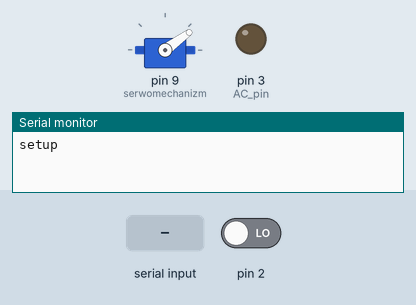
This program was run on a simulated Arduino Uno, built with avr-gcc and run on an emulated ATmega328P. On the bench: servo, output pins drawn as LEDs (lit = HIGH), the last lines printed to the serial monitor. The test bench sets the inputs (shaded band); at power-on: pin 2 LOW.

Above: at 1.25 s.
1.3 s: pin 2 driven HIGH
At 1.5 s:
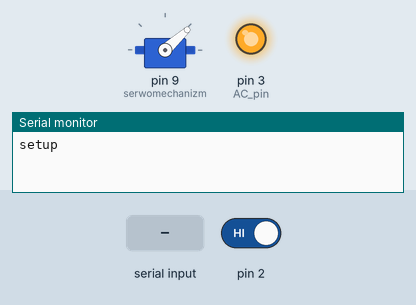
At 2.1 s:
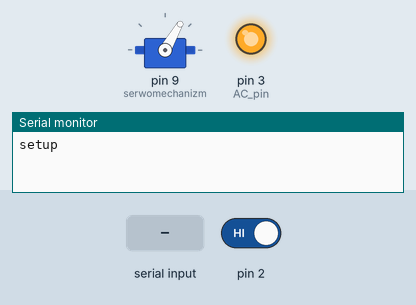
4.3 s: "90,45\n" received over Serial
At 7.2 s:
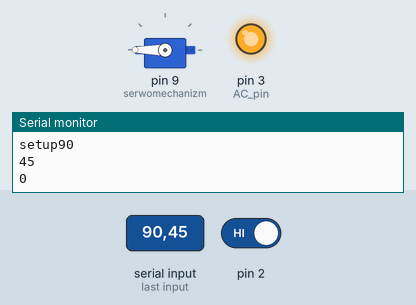
7.3 s: "30,150\n" received over Serial
8.8 s: "5\n" received over Serial
Timing chart, 0 to 14.3 s (numbered marks = the images above; inputs shaded):
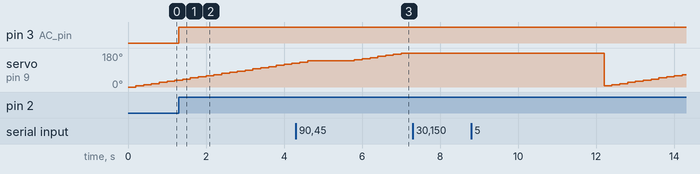

The program:

main.cpp
```cpp
#include <Arduino.h>
#include <TimerOne.h>
#include <Servo.h>

Servo serwomechanizm;  //Tworzymy obiekt, dzięki któremu możemy odwołać się do serwa
int pozycja = 0; //Aktualna pozycja serwa 0-180
int zmiana = 6; //Co ile ma się zmieniać pozycja serwa?


volatile int i=0;               // Variable to use as a counter
volatile boolean zero_cross=0;  // Boolean to store a "switch" to tell us if we have crossed zero
int AC_pin = 3;                // Output to Opto Triac
int dim = 0;                    // Dimming level (0-128)  0 = on, 128 = 0ff
int inc=1;                      // counting up or down, 1=up, -1=down
int incomingByte = 0;   // for incoming serial data

int freqStep = 75;    // This is the delay-per-brightness step in microseconds.
void zero_cross_detect()
{
    //Serial.println("przejscie przez zero");
  //  Serial.print("przejscie");
  zero_cross = true;               // set the boolean to true to tell our dimming function that a zero cross has occured
  i=0;
  digitalWrite(AC_pin, LOW);       // turn off TRIAC (and AC)
}

void dim_check()
{
  if(zero_cross == true)
  {
    if(i>=dim)
    {
      digitalWrite(AC_pin, HIGH); // turn on light
      i=0;  // reset time step counter
      zero_cross = false; //reset zero cross detection
    }
    else
    {
      i++; // increment time step counter
    }
  }
}

void setup()
{
pinMode(AC_pin, OUTPUT);                          // Set the Triac pin as output
  attachInterrupt(0, zero_cross_detect, RISING);   // Attach an Interupt to Pin 2 (interupt 0) for Zero Cross Detection
  Timer1.initialize(freqStep);                      // Initialize TimerOne library for the freq we need
  Timer1.attachInterrupt(dim_check, freqStep);
  Serial.begin(9600);      // open the serial port at 9600 bps:
    Serial.print("setup");

    serwomechanizm.attach(9);  //Serwomechanizm podłączony do pinu 9
  // Use the TimerOne Library to attach an interrupt
  // to the function we use to check to see if it is
  // the right time to fire the triac.  This function
  // will now run every freqStep in microseconds.

 // pinMode(LED_BUILTIN, OUTPUT);
}


void loop()
{
    //  Serial.println("buttonState");
// if(dim < 128)
// {
// delay(100);
//     dim++;
//     Serial.println(dim, DEC);
// }
// else
// {
// dim = 0;
//  }   // incomingByte = Serial.read();

    // Serial.println(incomingByte, DEC);
    //  dim= incomingByte;
if (Serial.available() > 0) {
incomingByte = Serial.parseInt();

Serial.println(incomingByte);
}
dim = incomingByte;


  if (pozycja <270 ) { //Jeśli pozycja mieści się w zakresie
    serwomechanizm.write(pozycja); //Wykonaj ruch
  } else { //Jeśli nie, to powrót na początek
    pozycja = 0;
  }

  pozycja = pozycja + zmiana; //Zwiększenie aktualnej pozycji serwa
  delay(200); //Opóźnienie dla lepszego efektu

// test

}
```

Measured:
- after the input at 1.3 s, pin 3 (AC_pin): LOW → HIGH at once
